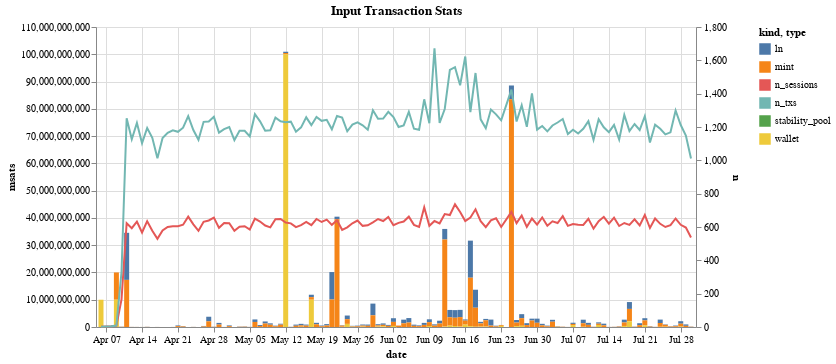

Notebook cell for this chart:
### Markdown cell above
#### Without June 24, 2024 outlier

### Code cell
make_tx_stats_chart('input', p_in, txs, session_times, True)

### Figure 1 — Vega-Lite specification as saved in the notebook (floating-point values rounded to 4 significant figures; data arrays with more than 128 entries replaced by an {"elided": "..."} marker saying what was removed)
{"config": {"view": {"continuousWidth": 300, "continuousHeight": 300}}, "layer": [{"data": {"name": "data-9e77aaf531f70bd58ce5c109152cdb24"}, "mark": {"type": "bar"}, "encoding": {"color": {"field": "kind", "type": "nominal"}, "tooltip": [{"field": "date", "type": "temporal"}, {"field": "kind", "type": "nominal"}, {"field": "msats", "type": "quantitative"}], "x": {"field": "date", "type": "temporal"}, "y": {"field": "msats", "type": "quantitative"}}}, {"data": {"name": "data-52ff9441918c95a95a6318060d160549"}, "mark": {"type": "line"}, "encoding": {"color": {"field": "type", "type": "nominal"}, "x": {"field": "date", "type": "temporal"}, "y": {"field": "n", "type": "quantitative"}}}], "height": 300, "resolve": {"scale": {"y": "independent"}}, "title": "Input Transaction Stats", "width": 600, "$schema": "https://vega.github.io/schema/vega-lite/v5.17.0.json", "datasets": {"data-9e77aaf531f70bd58ce5c109152cdb24": {"elided": "263 records"}, "data-52ff9441918c95a95a6318060d160549": {"elided": "228 records"}}}
